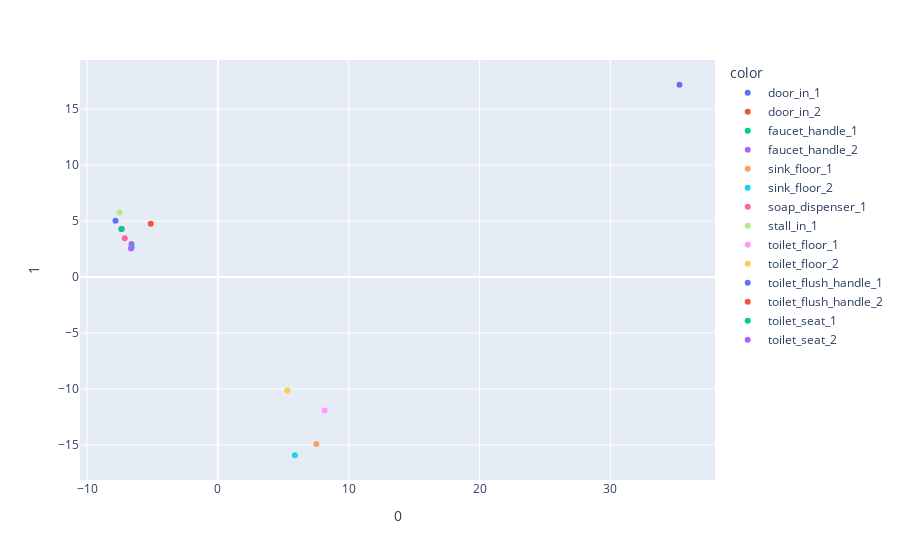

Source (notebook cell):
### Code cell
import matplotlib.pyplot as plt
#from sklearn.discriminant_analysis import LinearDiscriminantAnalysis
import pylab as pl
from sklearn.decomposition import PCA
from sklearn import preprocessing

vecteurs = getNiv("Genre",dicoTaxoTest)
mat = matrice(vecteurs)
localisation = ["door_in_1","door_in_2", "faucet_handle_1", 
                "faucet_handle_2", "sink_floor_1", "sink_floor_2",
               "soap_dispenser_1", "stall_in_1", "toilet_floor_1", 
               "toilet_floor_2", "toilet_flush_handle_1",
               "toilet_flush_handle_2", "toilet_seat_1", "toilet_seat_2"]
df = pandas.DataFrame(mat, columns=range(mat.shape[1]))

# normalization
from sklearn import preprocessing
import plotly.express as px

data_scaled = pandas.DataFrame(preprocessing.scale(df),columns = df.columns) 

# PCA, see: http://www.python-simple.com/python-scikit-learn/scikit-pca.php
pca = PCA(n_components=3)
components = pca.fit_transform(data_scaled)

# components relations with features:
#pd.DataFrame(pca.components_,columns=data_scaled.columns,index = ['PC-1','PC-2'])

#plt.scatter(pcadf[:,0],pcadf[:,1])
fig = px.scatter(components, x=0,y=1,color=localisation)   
fig.show()

### Figure 1 — Plotly figure (JSON) as saved in the notebook; plotly's stock layout.template omitted (floating-point values rounded to 4 significant figures)
{"data": [{"hovertemplate": "color=door_in_1<br>0=%{x}<br>1=%{y}<extra></extra>", "legendgroup": "door_in_1", "marker": {"color": "#636efa", "symbol": "circle"}, "mode": "markers", "name": "door_in_1", "orientation": "v", "showlegend": true, "type": "scatter", "x": [-7.825], "xaxis": "x", "y": [5.013], "yaxis": "y"}, {"hovertemplate": "color=door_in_2<br>0=%{x}<br>1=%{y}<extra></extra>", "legendgroup": "door_in_2", "marker": {"color": "#EF553B", "symbol": "circle"}, "mode": "markers", "name": "door_in_2", "orientation": "v", "showlegend": true, "type": "scatter", "x": [-7.362], "xaxis": "x", "y": [4.298], "yaxis": "y"}, {"hovertemplate": "color=faucet_handle_1<br>0=%{x}<br>1=%{y}<extra></extra>", "legendgroup": "faucet_handle_1", "marker": {"color": "#00cc96", "symbol": "circle"}, "mode": "markers", "name": "faucet_handle_1", "orientation": "v", "showlegend": true, "type": "scatter", "x": [-7.362], "xaxis": "x", "y": [4.298], "yaxis": "y"}, {"hovertemplate": "color=faucet_handle_2<br>0=%{x}<br>1=%{y}<extra></extra>", "legendgroup": "faucet_handle_2", "marker": {"color": "#ab63fa", "symbol": "circle"}, "mode": "markers", "name": "faucet_handle_2", "orientation": "v", "showlegend": true, "type": "scatter", "x": [-6.603], "xaxis": "x", "y": [2.937], "yaxis": "y"}, {"hovertemplate": "color=sink_floor_1<br>0=%{x}<br>1=%{y}<extra></extra>", "legendgroup": "sink_floor_1", "marker": {"color": "#FFA15A", "symbol": "circle"}, "mode": "markers", "name": "sink_floor_1", "orientation": "v", "showlegend": true, "type": "scatter", "x": [7.523], "xaxis": "x", "y": [-14.92], "yaxis": "y"}, {"hovertemplate": "color=sink_floor_2<br>0=%{x}<br>1=%{y}<extra></extra>", "legendgroup": "sink_floor_2", "marker": {"color": "#19d3f3", "symbol": "circle"}, "mode": "markers", "name": "sink_floor_2", "orientation": "v", "showlegend": true, "type": "scatter", "x": [5.883], "xaxis": "x", "y": [-15.92], "yaxis": "y"}, {"hovertemplate": "color=soap_dispenser_1<br>0=%{x}<br>1=%{y}<extra></extra>", "legendgroup": "soap_dispenser_1", "marker": {"color": "#FF6692", "symbol": "circle"}, "mode": "markers", "name": "soap_dispenser_1", "orientation": "v", "showlegend": true, "type": "scatter", "x": [-7.117], "xaxis": "x", "y": [3.467], "yaxis": "y"}, {"hovertemplate": "color=stall_in_1<br>0=%{x}<br>1=%{y}<extra></extra>", "legendgroup": "stall_in_1", "marker": {"color": "#B6E880", "symbol": "circle"}, "mode": "markers", "name": "stall_in_1", "orientation": "v", "showlegend": true, "type": "scatter", "x": [-7.519], "xaxis": "x", "y": [5.763], "yaxis": "y"}, {"hovertemplate": "color=toilet_floor_1<br>0=%{x}<br>1=%{y}<extra></extra>", "legendgroup": "toilet_floor_1", "marker": {"color": "#FF97FF", "symbol": "circle"}, "mode": "markers", "name": "toilet_floor_1", "orientation": "v", "showlegend": true, "type": "scatter", "x": [8.157], "xaxis": "x", "y": [-11.93], "yaxis": "y"}, {"hovertemplate": "color=toilet_floor_2<br>0=%{x}<br>1=%{y}<extra></extra>", "legendgroup": "toilet_floor_2", "marker": {"color": "#FECB52", "symbol": "circle"}, "mode": "markers", "name": "toilet_floor_2", "orientation": "v", "showlegend": true, "type": "scatter", "x": [5.309], "xaxis": "x", "y": [-10.13], "yaxis": "y"}, {"hovertemplate": "color=toilet_flush_handle_1<br>0=%{x}<br>1=%{y}<extra></extra>", "legendgroup": "toilet_flush_handle_1", "marker": {"color": "#636efa", "symbol": "circle"}, "mode": "markers", "name": "toilet_flush_handle_1", "orientation": "v", "showlegend": true, "type": "scatter", "x": [35.27], "xaxis": "x", "y": [17.17], "yaxis": "y"}, {"hovertemplate": "color=toilet_flush_handle_2<br>0=%{x}<br>1=%{y}<extra></extra>", "legendgroup": "toilet_flush_handle_2", "marker": {"color": "#EF553B", "symbol": "circle"}, "mode": "markers", "name": "toilet_flush_handle_2", "orientation": "v", "showlegend": true, "type": "scatter", "x": [-5.128], "xaxis": "x", "y": [4.761], "yaxis": "y"}, {"hovertemplate": "color=toilet_seat_1<br>0=%{x}<br>1=%{y}<extra></extra>", "legendgroup": "toilet_seat_1", "marker": {"color": "#00cc96", "symbol": "circle"}, "mode": "markers", "name": "toilet_seat_1", "orientation": "v", "showlegend": true, "type": "scatter", "x": [-6.595], "xaxis": "x", "y": [2.657], "yaxis": "y"}, {"hovertemplate": "color=toilet_seat_2<br>0=%{x}<br>1=%{y}<extra></extra>", "legendgroup": "toilet_seat_2", "marker": {"color": "#ab63fa", "symbol": "circle"}, "mode": "markers", "name": "toilet_seat_2", "orientation": "v", "showlegend": true, "type": "scatter", "x": [-6.634], "xaxis": "x", "y": [2.542], "yaxis": "y"}], "layout": {"legend": {"title": {"text": "color"}, "tracegroupgap": 0}, "margin": {"t": 60}, "xaxis": {"anchor": "y", "domain": [0, 1], "title": {"text": "0"}}, "yaxis": {"anchor": "x", "domain": [0, 1], "title": {"text": "1"}}}}
